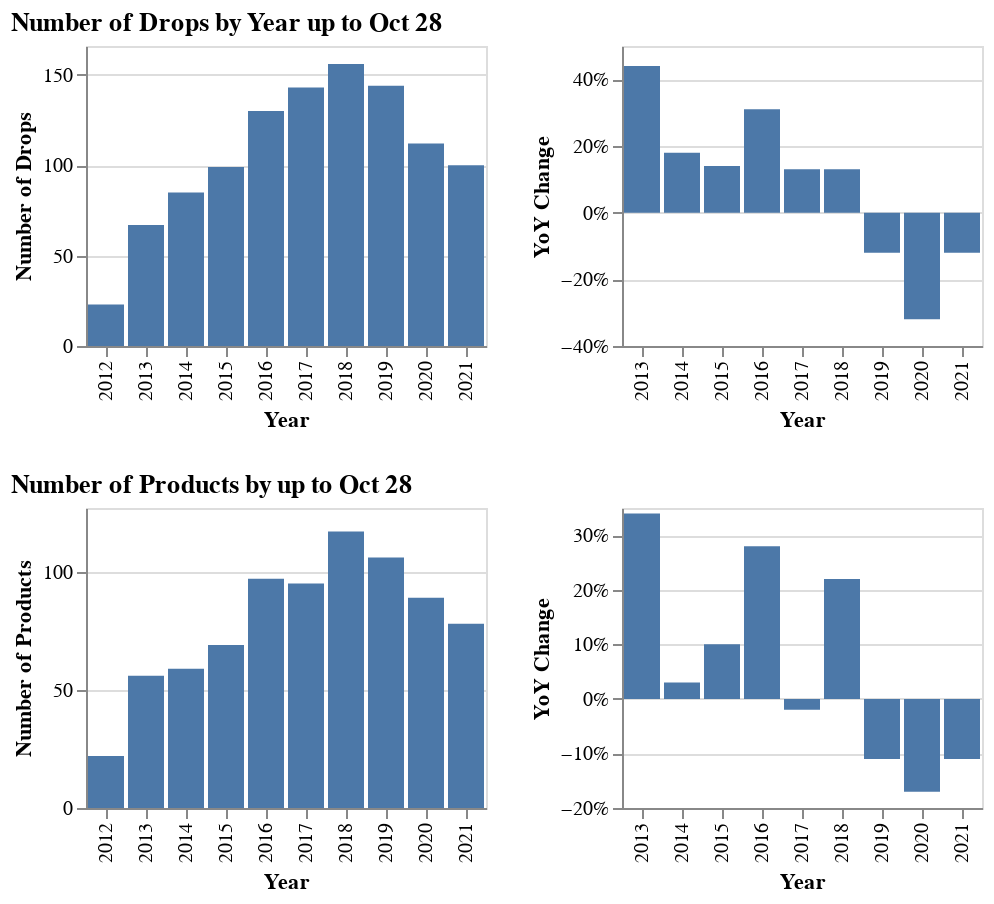

The cell this chart's notebook holds for it:
### Code cell
# rel_per_year_df = pd.DataFrame(df_all.groupby('Year').count()['Product'])
# prod_per_year_df = pd.DataFrame(all_products_df.groupby('Year').count()['Release']
# )

# (plots.plot_with_yoy(rel_per_year_df, 'Product', 'Drops').properties(title='Number of Drops over Time') 
# & plots.plot_with_yoy(prod_per_year_df, 'Release', 'Products').properties(title='Number of Products over Time') )

ytd_all_products_df = utils.drops_to_products(ytd_df, ['Year', 'Product'], 2021)
rel_per_year_df = pd.DataFrame(ytd_df.groupby('Year').count()['Product'])
prod_per_year_df = pd.DataFrame(ytd_all_products_df.groupby('Year').count()['Release']
)

(plots.plot_with_yoy(rel_per_year_df, 'Product', 'Drops').properties(title=f"Number of Drops by Year up to {rel.strftime('%b %d')}") 
& plots.plot_with_yoy(prod_per_year_df, 'Release', 'Products').properties(title=f"Number of Products by up to {rel.strftime('%b %d')}"))

### Figure 1 — Vega-Lite specification as saved in the notebook (floating-point values rounded to 4 significant figures)
{"$schema": "https://vega.github.io/schema/vega-lite/v4.8.1.json", "config": {"view": {"continuousHeight": 300, "continuousWidth": 400}}, "datasets": {"data-0732cbe0669050e31bae9fe09f528216": [{"Release": null, "Year": 2012}, {"Release": 0.34, "Year": 2013}, {"Release": 0.03, "Year": 2014}, {"Release": 0.1, "Year": 2015}, {"Release": 0.28, "Year": 2016}, {"Release": -0.02, "Year": 2017}, {"Release": 0.22, "Year": 2018}, {"Release": -0.11, "Year": 2019}, {"Release": -0.17, "Year": 2020}, {"Release": -0.11, "Year": 2021}], "data-29d6a3b663131c25cb83747dd782c467": [{"Product": null, "Year": 2012}, {"Product": 0.44, "Year": 2013}, {"Product": 0.18, "Year": 2014}, {"Product": 0.14, "Year": 2015}, {"Product": 0.31, "Year": 2016}, {"Product": 0.13, "Year": 2017}, {"Product": 0.13, "Year": 2018}, {"Product": -0.12, "Year": 2019}, {"Product": -0.32, "Year": 2020}, {"Product": -0.12, "Year": 2021}], "data-4ea40febd9b97ff74cd960c5efe284a9": [{"Product": 23, "Year": 2012}, {"Product": 67, "Year": 2013}, {"Product": 85, "Year": 2014}, {"Product": 99, "Year": 2015}, {"Product": 130, "Year": 2016}, {"Product": 143, "Year": 2017}, {"Product": 156, "Year": 2018}, {"Product": 144, "Year": 2019}, {"Product": 112, "Year": 2020}, {"Product": 100, "Year": 2021}], "data-bc595c25c9fc4ee493bd3ab0d22f7ff0": [{"Release": 22, "Year": 2012}, {"Release": 56, "Year": 2013}, {"Release": 59, "Year": 2014}, {"Release": 69, "Year": 2015}, {"Release": 97, "Year": 2016}, {"Release": 95, "Year": 2017}, {"Release": 117, "Year": 2018}, {"Release": 106, "Year": 2019}, {"Release": 89, "Year": 2020}, {"Release": 78, "Year": 2021}]}, "vconcat": [{"hconcat": [{"data": {"name": "data-4ea40febd9b97ff74cd960c5efe284a9"}, "encoding": {"tooltip": [{"field": "Year", "type": "quantitative"}, {"field": "Product", "title": "Drops", "type": "quantitative"}], "x": {"field": "Year", "type": "ordinal"}, "y": {"axis": {"title": "Number of Drops"}, "field": "Product", "scale": {"domain": [0, 166]}, "type": "quantitative"}}, "height": 150, "mark": "bar"}, {"data": {"name": "data-29d6a3b663131c25cb83747dd782c467"}, "encoding": {"tooltip": [{"field": "Year", "type": "quantitative"}, {"field": "Product", "format": "%", "title": "YoY Change", "type": "quantitative"}], "x": {"field": "Year", "type": "ordinal"}, "y": {"axis": {"format": "%", "title": "YoY Change"}, "field": "Product", "scale": {}, "type": "quantitative"}}, "height": 150, "mark": "bar"}], "title": "Number of Drops by Year up to Oct 28"}, {"hconcat": [{"data": {"name": "data-bc595c25c9fc4ee493bd3ab0d22f7ff0"}, "encoding": {"tooltip": [{"field": "Year", "type": "quantitative"}, {"field": "Release", "title": "Products", "type": "quantitative"}], "x": {"field": "Year", "type": "ordinal"}, "y": {"axis": {"title": "Number of Products"}, "field": "Release", "scale": {"domain": [0, 127]}, "type": "quantitative"}}, "height": 150, "mark": "bar"}, {"data": {"name": "data-0732cbe0669050e31bae9fe09f528216"}, "encoding": {"tooltip": [{"field": "Year", "type": "quantitative"}, {"field": "Release", "format": "%", "title": "YoY Change", "type": "quantitative"}], "x": {"field": "Year", "type": "ordinal"}, "y": {"axis": {"format": "%", "title": "YoY Change"}, "field": "Release", "scale": {}, "type": "quantitative"}}, "height": 150, "mark": "bar"}], "title": "Number of Products by up to Oct 28"}]}
